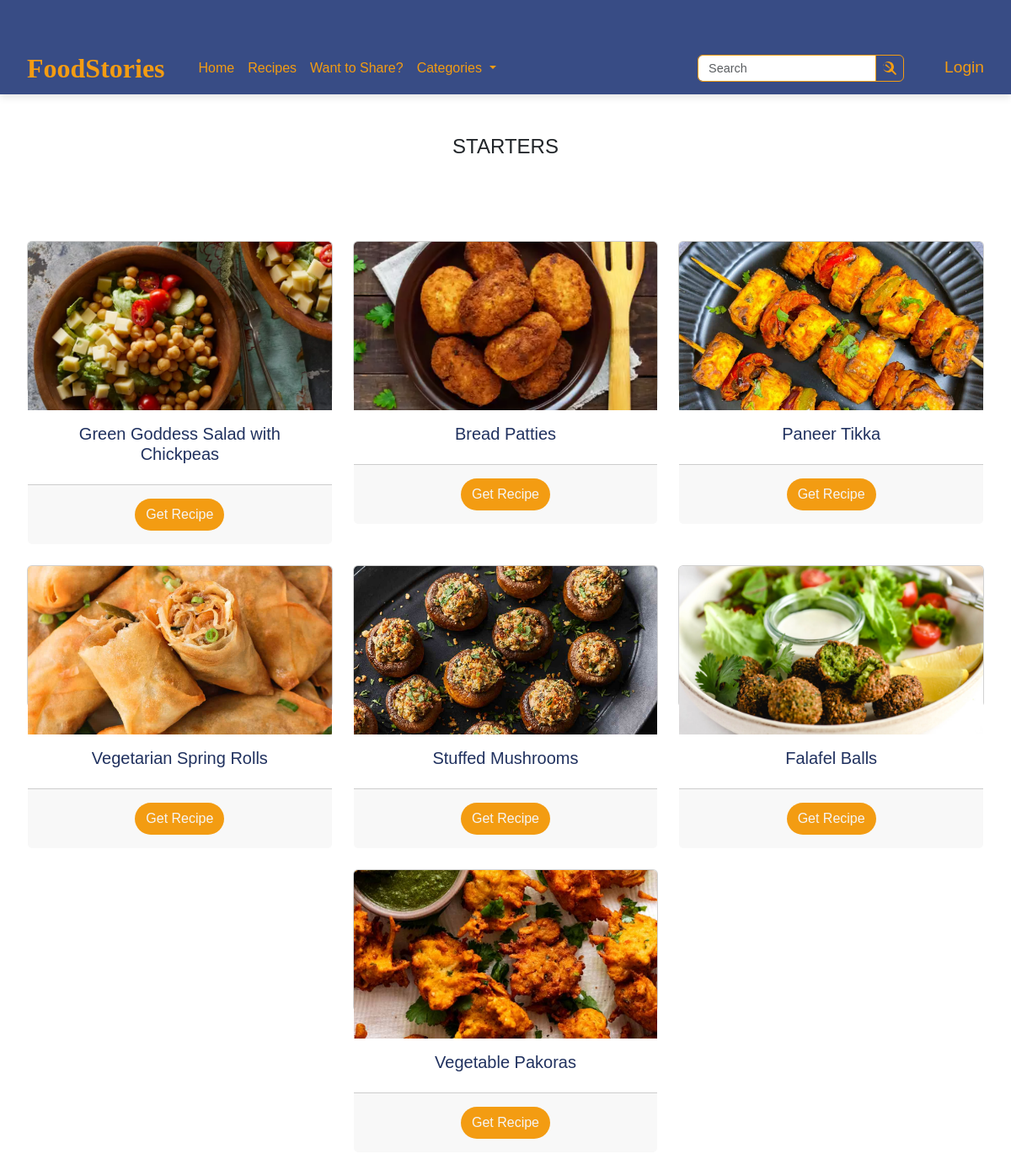
Before: /categories/starters/ with the older database file.
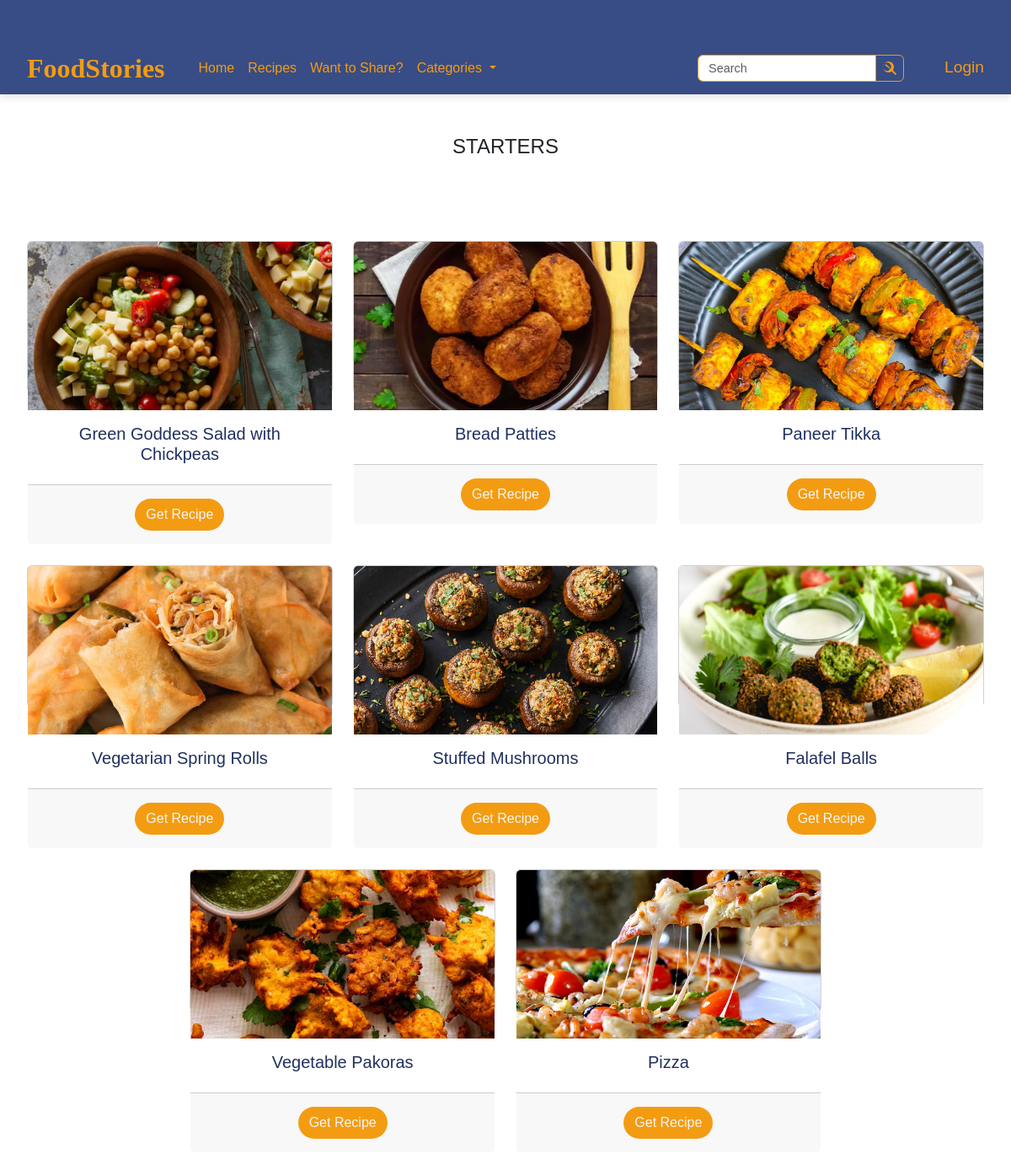
After: the same page with the newer database file.
### hello/models.py (models this page shows, shortened)
class Receipe(models.Model):
    user = models.ForeignKey(User , on_delete=models.SET_NULL , null=True ,blank=True)
    receipe_name = models.CharField(max_length=100)
    receipe_description = models.TextField()
    receipe_image = models.ImageField(upload_to="receipe")
    receipe_view_count = models.IntegerField(default=1)
    receipe_category = models.CharField(max_length=20,
    choices= [
        ('starters', 'Starters'),
        ('main_course', 'Main Course'),
        ('desserts', 'Desserts'),
    ])

### hello/views.py (the view)
# urls.py: path('categories/<str:category>/', category_recipes, name='category_recipes'),
def category_recipes(request, category):
    receipes = Receipe.objects.filter(receipe_category=category)
    context = {
        'receipes': receipes,
        'category':category,
    }
    return render(request, 'categories.html', context)

### hello/Templates/categories.html (shortened to what this page needs)
{% extends "navbar.html" %}
{% block start %}
<br><br>
<h4 style="text-align: center; ">{{ category|upper }}</h4>
<div class="container mt-5">
    <div class="row mt-5 justify-content-center">
        {% for receipe in receipes %}
        <div class="col-md-6 col-lg-4 mb-4">
            <div class="card h-50">
                <img src="/media/{{ receipe.receipe_image }}" class="card-img-top" alt="{{ receipe.receipe_name }}"
                    style="height: 200px; width: 100%; object-fit: cover;">
                <div class="card-body text-center">
                    <h5 class="card-title">{{ receipe.receipe_name }}</h5>
                </div>
                <div class="card-footer text-center">
                    <button type="button" class="btn rounded-btn m-2" data-toggle="modal"
                        data-target="#recipeModal-{{ receipe.id }}" style="background-color:#F39C12; color:whitesmoke;">
                        Get Recipe
                    </button>
                </div>
            </div>
        </div>
        {% endfor %}
    </div>
</div>
{% endblock %}

Changed rows visible on the page:
added Receipe: receipe_image (picture), receipe_name "Pizza"
